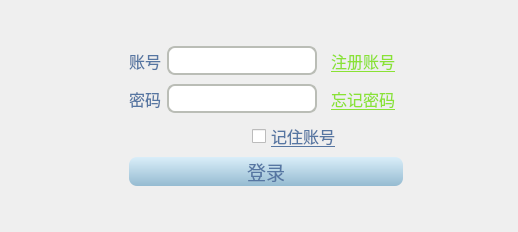
<?xml version="1.0" encoding="UTF-8"?>
<ui version="4.0">
 <class>Sign_in</class>
 <widget class="QWidget" name="Sign_in">
  <property name="geometry">
   <rect>
    <x>0</x>
    <y>0</y>
    <width>518</width>
    <height>232</height>
   </rect>
  </property>
  <property name="windowTitle">
   <string>我的世界---登录</string>
  </property>
  <property name="windowIcon">
   <iconset resource="../resource/resource.qrc">
    <normaloff>:/png/ui_icon.ico</normaloff>:/png/ui_icon.ico</iconset>
  </property>
  <property name="styleSheet">
   <string notr="true">color: rgb(86, 118, 162);</string>
  </property>
  <layout class="QVBoxLayout" name="verticalLayout_3">
   <item>
    <spacer name="verticalSpacer_3">
     <property name="orientation">
      <enum>Qt::Vertical</enum>
     </property>
     <property name="sizeHint" stdset="0">
      <size>
       <width>20</width>
       <height>0</height>
      </size>
     </property>
    </spacer>
   </item>
   <item>
    <layout class="QHBoxLayout" name="horizontalLayout_4">
     <item>
      <spacer name="horizontalSpacer_5">
       <property name="orientation">
        <enum>Qt::Horizontal</enum>
       </property>
       <property name="sizeHint" stdset="0">
        <size>
         <width>40</width>
         <height>20</height>
        </size>
       </property>
      </spacer>
     </item>
     <item>
      <widget class="QLabel" name="label_3">
       <property name="maximumSize">
        <size>
         <width>200</width>
         <height>200</height>
        </size>
       </property>
       <property name="text">
        <string/>
       </property>
       <property name="pixmap">
        <pixmap resource="../resource/resource.qrc">:/png/ui_login.png</pixmap>
       </property>
       <property name="scaledContents">
        <bool>true</bool>
       </property>
      </widget>
     </item>
     <item>
      <layout class="QVBoxLayout" name="verticalLayout_2">
       <item>
        <spacer name="verticalSpacer_2">
         <property name="orientation">
          <enum>Qt::Vertical</enum>
         </property>
         <property name="sizeHint" stdset="0">
          <size>
           <width>20</width>
           <height>40</height>
          </size>
         </property>
        </spacer>
       </item>
       <item>
        <layout class="QVBoxLayout" name="verticalLayout">
         <item>
          <layout class="QHBoxLayout" name="horizontalLayout">
           <item>
            <widget class="QLabel" name="label">
             <property name="font">
              <font>
               <family>Ubuntu Mono</family>
               <pointsize>12</pointsize>
              </font>
             </property>
             <property name="styleSheet">
              <string notr="true"/>
             </property>
             <property name="text">
              <string>账号</string>
             </property>
            </widget>
           </item>
           <item>
            <widget class="QLineEdit" name="ui_account">
             <property name="minimumSize">
              <size>
               <width>150</width>
               <height>12</height>
              </size>
             </property>
             <property name="font">
              <font>
               <family>Ubuntu Mono</family>
               <pointsize>12</pointsize>
              </font>
             </property>
             <property name="styleSheet">
              <string notr="true">    border-style: outset;
    border-radius: 8px;
	color: rgb(86, 118, 162);
	border:2px solid rgb(186, 189, 182);</string>
             </property>
             <property name="maxLength">
              <number>15</number>
             </property>
             <property name="alignment">
              <set>Qt::AlignCenter</set>
             </property>
             <property name="cursorMoveStyle">
              <enum>Qt::LogicalMoveStyle</enum>
             </property>
            </widget>
           </item>
           <item>
            <widget class="QPushButton" name="ui_register_account">
             <property name="font">
              <font>
               <family>Ubuntu Mono</family>
               <pointsize>12</pointsize>
               <underline>true</underline>
              </font>
             </property>
             <property name="styleSheet">
              <string notr="true">QPushButton{
	color: rgb(138, 226, 52);
    }
QPushButton:hover {
	color: rgb(115, 210, 22);
    }
QPushButton:pressed {
	background-color: transparent;
	border: none;
	color: rgb(86, 118, 162);
    }
</string>
             </property>
             <property name="text">
              <string>注册账号</string>
             </property>
             <property name="flat">
              <bool>true</bool>
             </property>
            </widget>
           </item>
          </layout>
         </item>
         <item>
          <layout class="QHBoxLayout" name="horizontalLayout_2">
           <item>
            <widget class="QLabel" name="label_2">
             <property name="font">
              <font>
               <family>Ubuntu Mono</family>
               <pointsize>12</pointsize>
              </font>
             </property>
             <property name="styleSheet">
              <string notr="true"/>
             </property>
             <property name="text">
              <string>密码</string>
             </property>
            </widget>
           </item>
           <item>
            <widget class="QLineEdit" name="ui_password">
             <property name="minimumSize">
              <size>
               <width>150</width>
               <height>12</height>
              </size>
             </property>
             <property name="font">
              <font>
               <family>Ubuntu Mono</family>
               <pointsize>12</pointsize>
              </font>
             </property>
             <property name="styleSheet">
              <string notr="true">    border-style: outset;
    border-radius: 8px;
	color: rgb(86, 118, 162);
	border:2px solid rgb(186, 189, 182);</string>
             </property>
             <property name="maxLength">
              <number>15</number>
             </property>
             <property name="echoMode">
              <enum>QLineEdit::Password</enum>
             </property>
             <property name="alignment">
              <set>Qt::AlignCenter</set>
             </property>
            </widget>
           </item>
           <item>
            <widget class="QPushButton" name="ui_forget_password">
             <property name="font">
              <font>
               <family>Ubuntu Mono</family>
               <pointsize>12</pointsize>
               <underline>true</underline>
              </font>
             </property>
             <property name="styleSheet">
              <string notr="true">QPushButton{
	color: rgb(138, 226, 52);
    }
QPushButton:hover {
	color: rgb(115, 210, 22);
    }
QPushButton:pressed {
	background-color: transparent;
	border: none;
	color: rgb(86, 118, 162);
    }</string>
             </property>
             <property name="text">
              <string>忘记密码</string>
             </property>
             <property name="flat">
              <bool>true</bool>
             </property>
            </widget>
           </item>
          </layout>
         </item>
         <item>
          <layout class="QHBoxLayout" name="horizontalLayout_3">
           <item>
            <spacer name="horizontalSpacer">
             <property name="orientation">
              <enum>Qt::Horizontal</enum>
             </property>
             <property name="sizeHint" stdset="0">
              <size>
               <width>60</width>
               <height>20</height>
              </size>
             </property>
            </spacer>
           </item>
           <item>
            <spacer name="horizontalSpacer_3">
             <property name="orientation">
              <enum>Qt::Horizontal</enum>
             </property>
             <property name="sizeHint" stdset="0">
              <size>
               <width>40</width>
               <height>20</height>
              </size>
             </property>
            </spacer>
           </item>
           <item>
            <widget class="QCheckBox" name="ui_save_password">
             <property name="font">
              <font>
               <family>Ubuntu Mono</family>
               <pointsize>12</pointsize>
               <underline>true</underline>
              </font>
             </property>
             <property name="styleSheet">
              <string notr="true">text-decoration: underline;</string>
             </property>
             <property name="text">
              <string>记住账号</string>
             </property>
            </widget>
           </item>
           <item>
            <spacer name="horizontalSpacer_2">
             <property name="orientation">
              <enum>Qt::Horizontal</enum>
             </property>
             <property name="sizeHint" stdset="0">
              <size>
               <width>20</width>
               <height>20</height>
              </size>
             </property>
            </spacer>
           </item>
          </layout>
         </item>
         <item>
          <widget class="QPushButton" name="ui_sign_in">
           <property name="font">
            <font>
             <family>Ubuntu Mono</family>
             <pointsize>14</pointsize>
            </font>
           </property>
           <property name="styleSheet">
            <string notr="true">QPushButton{
    background-color: qlineargradient(spread:pad, x1:0, y1:1, x2:0, y2:0, stop:0 rgba(149, 187, 209, 255), stop:1 rgba(218, 238, 249, 255));
    border-style: outset;
    border-radius: 8px;
	color:rgb(86, 118, 162);
    }
QPushButton:pressed {
    background-color: qlineargradient(spread:pad, x1:0, y1:1, x2:0, y2:0, stop:0 rgba(17, 100, 162, 255), stop:1 rgba(61, 140, 201, 255));
    border-style: inset;
    border-radius: 8px;
	color:white;
    }</string>
           </property>
           <property name="text">
            <string>登录</string>
           </property>
          </widget>
         </item>
        </layout>
       </item>
       <item>
        <spacer name="verticalSpacer">
         <property name="orientation">
          <enum>Qt::Vertical</enum>
         </property>
         <property name="sizeHint" stdset="0">
          <size>
           <width>20</width>
           <height>40</height>
          </size>
         </property>
        </spacer>
       </item>
      </layout>
     </item>
     <item>
      <spacer name="horizontalSpacer_4">
       <property name="orientation">
        <enum>Qt::Horizontal</enum>
       </property>
       <property name="sizeHint" stdset="0">
        <size>
         <width>40</width>
         <height>20</height>
        </size>
       </property>
      </spacer>
     </item>
    </layout>
   </item>
   <item>
    <spacer name="verticalSpacer_4">
     <property name="orientation">
      <enum>Qt::Vertical</enum>
     </property>
     <property name="sizeHint" stdset="0">
      <size>
       <width>20</width>
       <height>0</height>
      </size>
     </property>
    </spacer>
   </item>
  </layout>
 </widget>
 <resources>
  <include location="../resource/resource.qrc"/>
  <include location="../../live_client/resource/resource.qrc"/>
 </resources>
 <connections/>
</ui>
